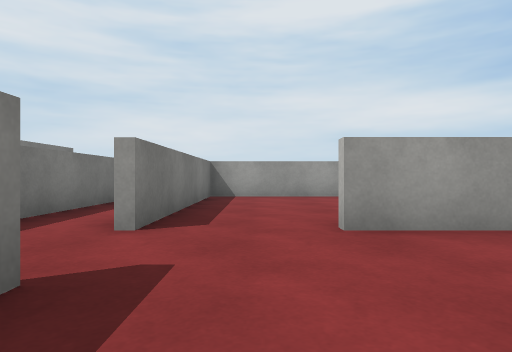
[1] (above)

16 first-person views from a walk through a scene from a Unity 3-D project. The camera is 0.52 m above the floor, looks level and sees 75° across. The floor is counted in squares, 1 m on a side. Each view is taken from the middle of a square. On the plan, view 1 faces up. The plan holds only what a view shows up to about 9 squares ahead; the rest is blank. Surface patterns are stand-ins for the level's own textures.

[2]
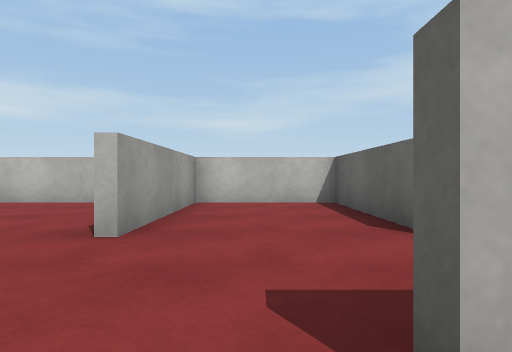

[3]
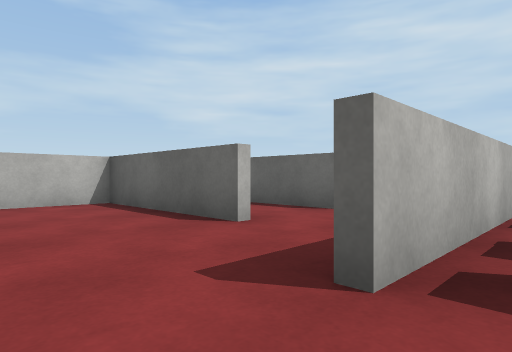

[4]
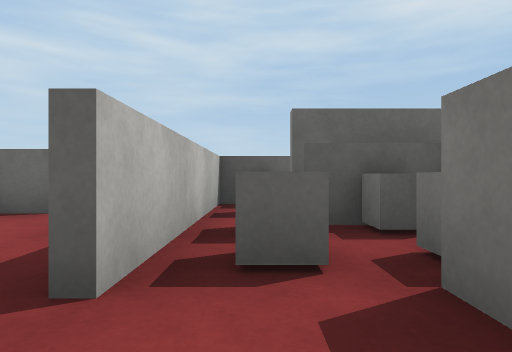

[5]
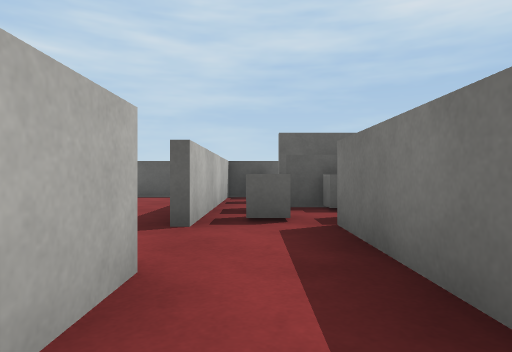

[6]
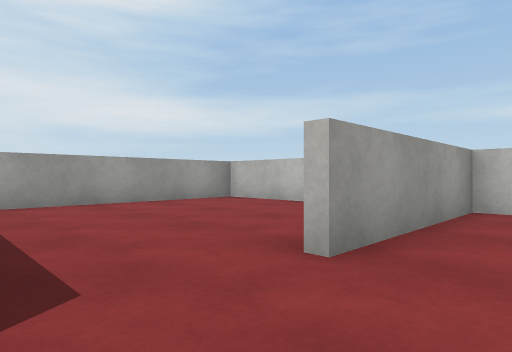

[7]
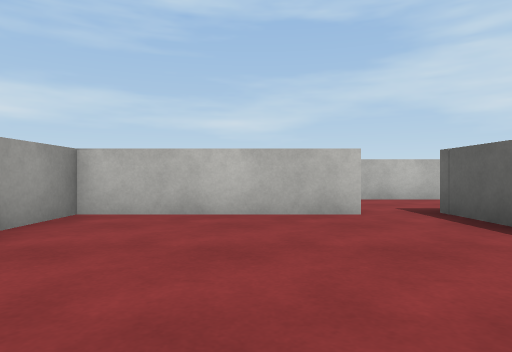

[8]
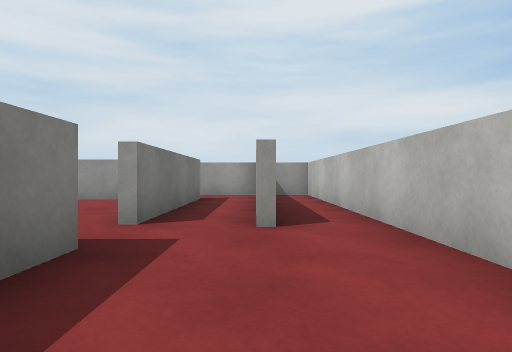

[9]
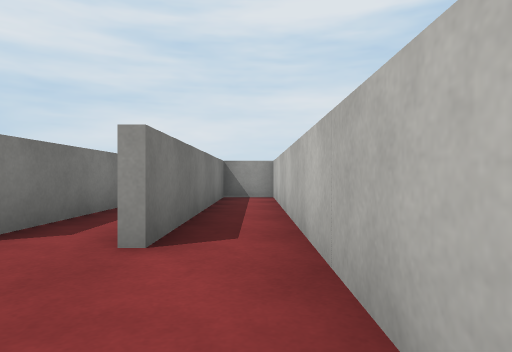

[10]
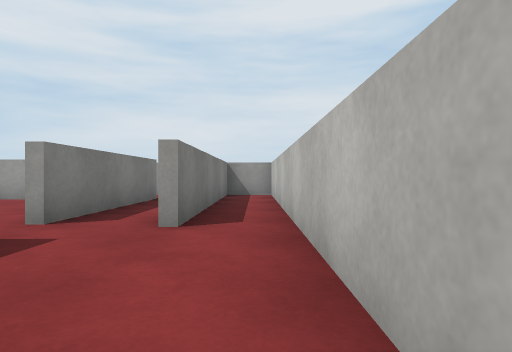

[11]
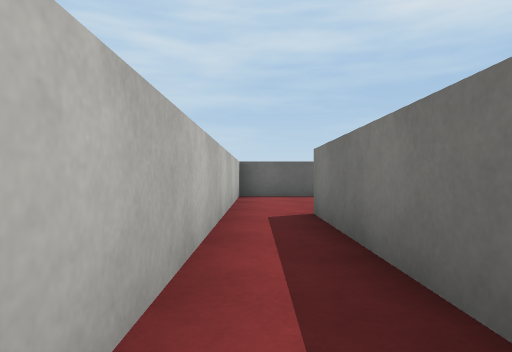

[12]
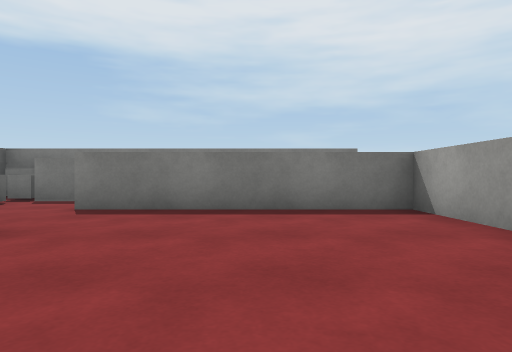

[13]
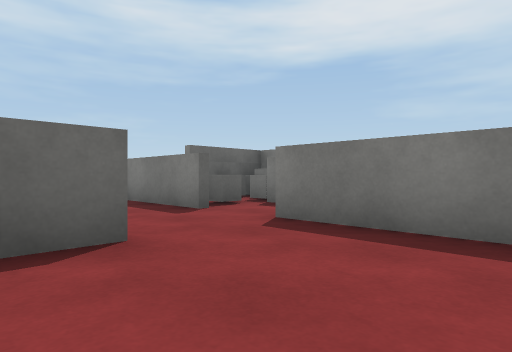

[14]
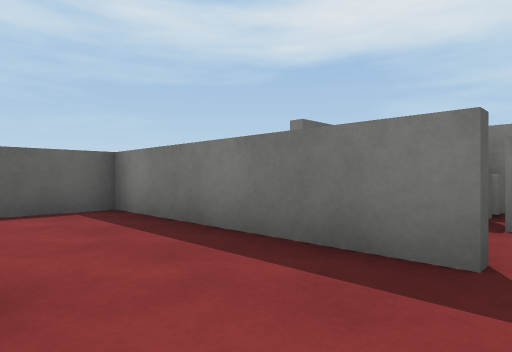

[15]
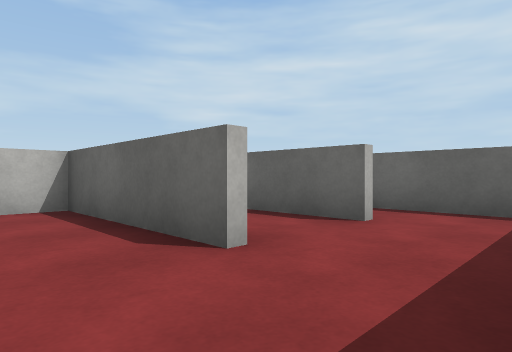

[16]
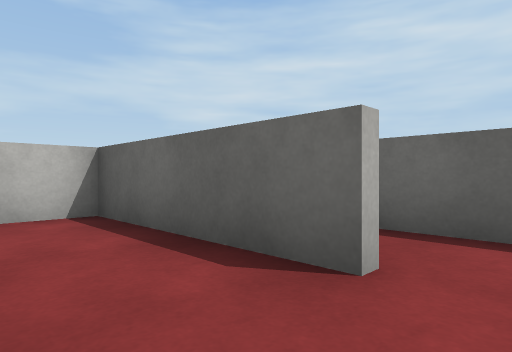

### Floor plan
Ten units are one square. View 1 is at (0, 0); x grows to the right and y downward. Boxes are objects, and circles mark ways between rooms. Rooms are numbered by the first view taken in them; rooms with no view inside come last. Other rooms are left out.
<svg viewBox="-52 -107 131 144">
<path fill="none" stroke="#000" d="M8 -5 45 -5 45 -32 7 -32M-11 -16 -11 6M-13 -31 -13 -43M-29 -68 -29 -14M-13 -4 -13 -16M8 -34 18 -34M45 -45 45 -84 -11 -84 -11 -31M34 -34 47 -34M47 -34 47 -26M55 -5 74 -5 74 -102 62 -102 62 -44M8 16 45 16 45 5M-11 6 -11 32 15 32M-47 -12 -47 5 -23 6M-13 15 -13 -4"/>
<rect x="-25" y="-15" width="10" height="10" fill="#bbb"><title>other object</title></rect>
<rect x="-45" y="-5" width="10" height="10" fill="#bbb"><title>other object</title></rect>
<rect x="-45" y="-15" width="10" height="10" fill="#bbb"><title>other object</title></rect>
<circle cx="0" cy="-20" r="3" fill="#2a7"/>
<circle cx="0" cy="0" r="3" fill="#2a7"/>
<circle cx="-10" cy="-25" r="3" fill="#2a7"/>
<circle cx="-20" cy="-10" r="3" fill="#2a7"/>
<circle cx="50" cy="-40" r="3" fill="#2a7"/>
<text x="20" y="-10">1</text>
<text x="-20" y="-40">2</text>
<text x="20" y="-60">3</text>
<text x="70" y="-40">4</text>
<text x="20" y="10">5</text>
<text x="-30" y="0">6</text>
</svg>
Room 1 opens to room 3. Room 1 opens to room 5. Room 2 opens to room 3. Room 2 opens to room 6. Room 3 opens to room 4.

Where each view was taken, in squares from view 1:
view 1: 0 up, 0 right, facing up
view 2: 2 up, 2 left, facing right
view 3: 3 up, 2 left, facing down-right
view 4: 3 up, 2 left, facing down
view 5: 5 up, 2 left, facing down
view 6: 2 up, 1 left, facing up-right
view 7: 6 up, 0 right, facing right
view 8: 1 up, 6 right, facing up
view 9: 2 up, 7 right, facing up
view 10: 1 up, 7 right, facing up
view 11: 9 up, 7 right, facing down
view 12: 6 up, 4 right, facing left
view 13: 6 up, 2 right, facing down-left
view 14: 2 up, 1 right, facing down-left
view 15: 2 up, 1 left, facing down-right
view 16: 0 up, 0 right, facing down-right
